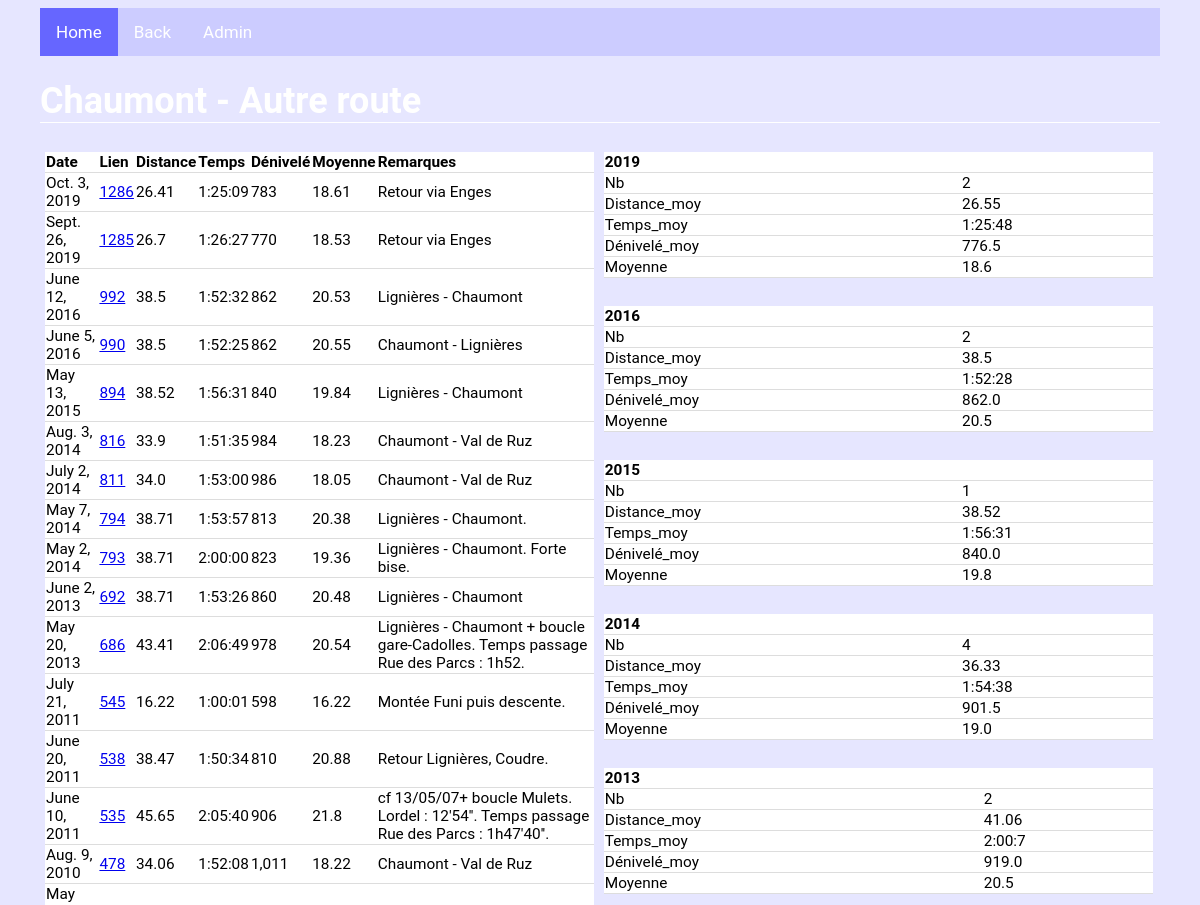
Before: /biketours/tours/47/ (upper part) with the older database file.
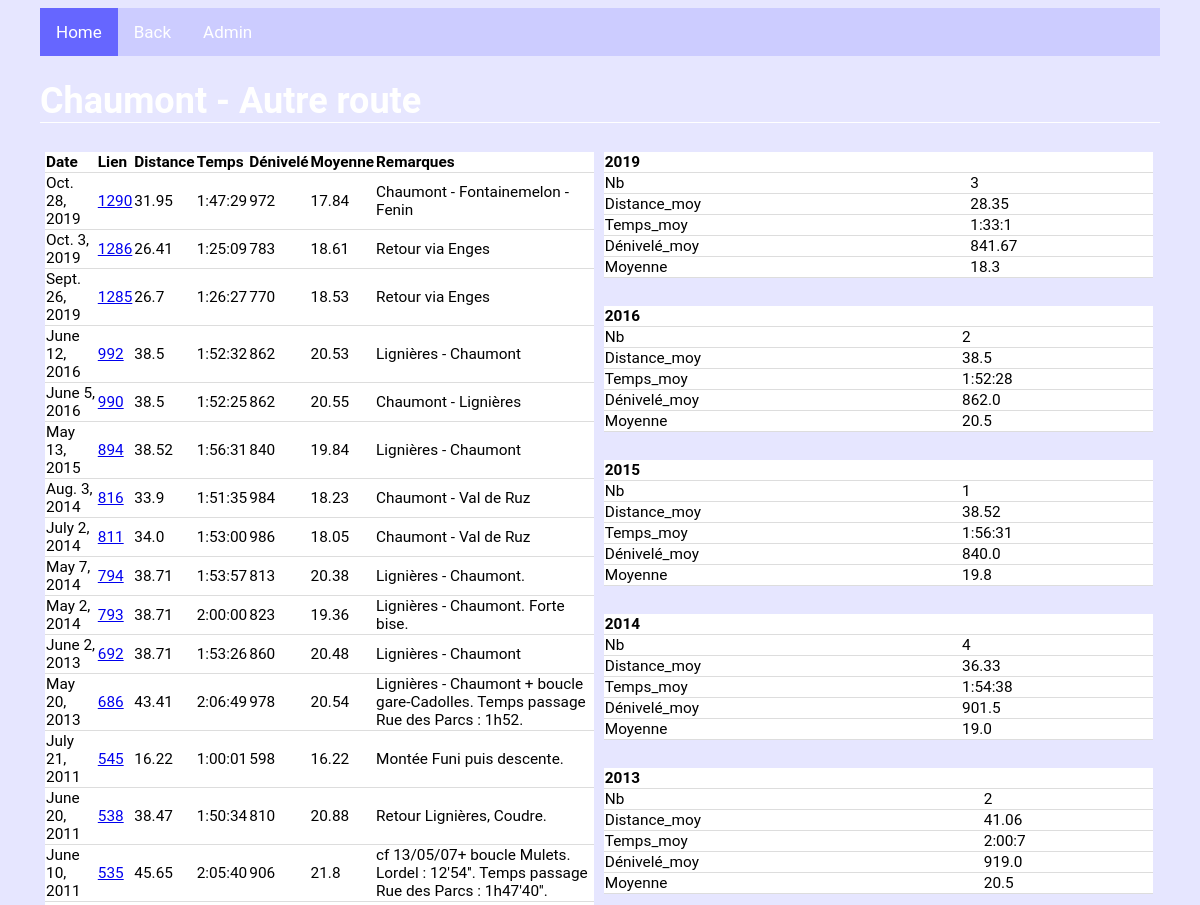
After: the same page with the newer database file.
### biketours/models.py (models this page shows, shortened)
class BikeTour(models.Model):
    Parcours = models.CharField(max_length=250, default=None)
    Variante = models.CharField(max_length=250, default=None, blank=True, null=True)
    But = models.ForeignKey(But, on_delete=models.CASCADE)
    Type = models.ForeignKey(Type, on_delete=models.CASCADE)
    Descriptif = models.CharField(max_length=1000, default=None, blank=True, null=True)
    Descr_part_1 = models.CharField(max_length=250, default=None, blank=True, null=True)
    Dist_part_1 = models.FloatField(default=None, blank=True, null=True)
    Deniv_part_1 = models.FloatField(default=None, blank=True, null=True)
    Descr_part_2 = models.CharField(max_length=250, default=None, blank=True, null=True)
    Dist_part_2 = models.FloatField(default=None, blank=True, null=True)
    Deniv_part_2 = models.FloatField(default=None, blank=True, null=True)
    Descr_part_3 = models.CharField(max_length=250, default=None, blank=True, null=True)
    Dist_part_3 = models.FloatField(default=None, blank=True, null=True)
    Deniv_part_3 = models.FloatField(default=None, blank=True, null=True)
    Descr_part_4 = models.CharField(max_length=250, default=None, blank=True, null=True)
    Dist_part_4 = models.FloatField(default=None, blank=True, null=True)
    Deniv_part_4 = models.FloatField(default=None, blank=True, null=True)
    Descr_part_5 = models.CharField(max_length=250, default=None, blank=True, null=True)
    Dist_part_5 = models.FloatField(default=None, blank=True, null=True)
    Deniv_part_5 = models.FloatField(default=None, blank=True, null=True)
    Descr_part_6 = models.CharField(max_length=250, default=None, blank=True, null=True)
    Dist_part_6 = models.FloatField(default=None, blank=True, null=True)
    Deniv_part_6 = models.FloatField(default=None, blank=True, null=True)
    Descr_part_7 = models.CharField(max_length=250, default=None, blank=True, null=True)
    Dist_part_7 = models.FloatField(default=None, blank=True, null=True)
    Deniv_part_7 = models.FloatField(default=None, blank=True, null=True)
    Descr_part_8 = models.CharField(max_length=250, default=None, blank=True, null=True)
    Dist_part_8 = models.FloatField(default=None, blank=True, null=True)
    Deniv_part_8 = models.FloatField(default=None, blank=True, null=True)
    Descr_part_9 = models.CharField(max_length=250, default=None, blank=True, null=True)
    Dist_part_9 = models.FloatField(default=None, blank=True, null=True)
    Deniv_part_9 = models.FloatField(default=None, blank=True, null=True)
    Descr_part_10 = models.CharField(max_length=250, default=None, blank=True, null=True)
    Dist_part_10 = models.FloatField(default=None, blank=True, null=True)
    Deniv_part_10 = models.FloatField(default=None, blank=True, null=True)
    def title(self):
        if self.Variante is None:
            return(self.Parcours)
        else :
            return(self.Parcours + " - " + self.Variante)

class Perfo(models.Model):
    Refparcours = models.ForeignKey(BikeTour, blank=True, null=True, on_delete=models.CASCADE)
    Date = models.DateField(default=None)
    Distance = models.FloatField(default=None)
    Temps = models.DurationField(default=None)
    Remarques = models.CharField(max_length=1000, default=None, blank=True, null=True)
    Dénivelé = models.FloatField(default=None, blank=True, null=True)
    Vitesse_max = models.FloatField(default=None, blank=True, null=True)
    FC_moy = models.FloatField(default=None, blank=True, null=True)
    FC_max = models.FloatField(default=None, blank=True, null=True)
    Temps_part_1 = models.DurationField(default=None, blank=True, null=True)
    Temps_part_2 = models.DurationField(default=None, blank=True, null=True)
    Temps_part_3 = models.DurationField(default=None, blank=True, null=True)
    Temps_part_4 = models.DurationField(default=None, blank=True, null=True)
    Temps_part_5 = models.DurationField(default=None, blank=True, null=True)
    Temps_part_6 = models.DurationField(default=None, blank=True, null=True)
    Temps_part_7 = models.DurationField(default=None, blank=True, null=True)
    Temps_part_8 = models.DurationField(default=None, blank=True, null=True)
    Temps_part_9 = models.DurationField(default=None, blank=True, null=True)
    Temps_part_10 = models.DurationField(default=None, blank=True, null=True)
    def moy(self):
        if (self.Distance is None or self.Temps is None) :
            vmoy=None
        else :
            vmoy=round(self.Distance/self.Temps.total_seconds()*3600,2)
        return(vmoy)

### biketours/views.py (the view)
# urls.py: re_path(r"^tours/(?P<tour_id>[0-9]+)/$", views.perf_tours, name="perf_tours"),
def perf_tours(request, tour_id):
    all_perf = Perfo.objects.filter(Refparcours=tour_id).order_by("-Date")
    tour = BikeTour.objects.get(pk=tour_id)
    perf_y=dict()
    for y in all_perf.dates("Date", "year", order="DESC") :
        perf_y[y.year] = agrperfo(all_perf.filter(Date__year=y.year), stat="avg")
    context = {"all_perf":all_perf,
               "perf_y":perf_y,
               "tour":tour}
    return render(request, "biketours/perfo.html" ,context)

### biketours/views.py (called while the page is built, shortened)
def fmt_dct(k, v):  # formatage des résultats agrégés (Nb, Distance_totale/moy, Temps_total/moy, Dénivelé_total/moy)
    if v is None:
        return(v)
    elif re.search("Nb", k) and v is not None:
        return(round(v,0))
    elif re.search("Moy", k) and v is not None:
        return(round(v,1))
    elif (re.search("Distance",k) or re.search("Dénivelé", k)) and v is not None:
        return(format(round(v,2), ","))
    elif re.search("Temps",k) and v is not None:
        s = v.total_seconds()
        hours = s // 3600
        minutes = (s % 3600) // 60
        seconds = s % 60
        return(str(int(hours))+ ":" + str(int(minutes)).zfill(2) + ":" + str(int(seconds))).zfill(2)

def v_moy(qset, suffix): # suffix à introduire manuellement (string)
    if (qset["Distance"+suffix] is None or qset["Temps"+suffix] is None) :
        vmoy=None
    else :
        vmoy=qset["Distance"+suffix]/qset["Temps"+suffix].total_seconds()*3600
    return(vmoy)

def agrperfo(qset, stat="sum", div=3): # calcul des résultats agrégés (perfo) + mise en forme
    if stat=="sum":
        res=qset.aggregate(Nb=Count("Distance"), Distance_tot=Sum("Distance"), Temps_tot=Sum("Temps"), Dénivelé_tot=Sum("Dénivelé"))
        res["Moyenne"]=v_moy(res, "_tot")
    if stat=="avg":
        res=qset.aggregate(Nb=Count("Distance"), Distance_moy=Avg("Distance"), Temps_moy=Avg("Temps"), Dénivelé_moy=Avg("Dénivelé"))
        res["Moyenne"]=v_moy(res, "_moy")
    res_form={k:fmt_dct(k, v) for k , v in res.items() }
    return(res_form)

### biketours/templates/biketours/perfo.html
{% extends 'biketours/base.html' %}
{% block content %}
{% load humanize %}
<h1> {{tour.title}} </h1>
{% if all_perf %}
<div class="row">
	<div class="col_2">
		<table>
			<tr>
				<th>Date</th>
				<th>Lien</th>
				<th>Distance</th>
				<th>Temps</th>
				<th>Dénivelé</th>
				<th>Moyenne</th>
				<th>Remarques</th>
			</tr>
			{% for n in all_perf %}
			<tr>
				<td>{{n.Date}}</td>
				<td><a href="./{{n.pk}}/">{{n.pk}} </a></td>
				<td>{{n.Distance}}</td>
				<td>{{n.Temps}}</td>
				<td>{{n.Dénivelé|floatformat|intcomma}}</td>
				<td>{{n.moy}}</td>
				<td>{{n.Remarques}}</td>
			</tr>
			{% endfor %}
		</table>
	</div>
	<div class="col_2">
		{% for k, v in perf_y.items %}
		<table>
			<tr>
				<th colspan="2">{{k}} </th>
			</tr>
				{% for a, b in v.items %}
				<tr>
					<td>{{a}} </td>
					<td>{{b}} </td>
				</tr>
				{% endfor %}
		</table>
		<br>
		{% endfor %}
	</div>
</div>
{% else %}
	<h1> C'est vide ? .... </h1>
{% endif %}
{% endblock %}

### biketours/templates/biketours/base.html (shortened to what this page needs)
{% load static %}
<link rel="stylesheet" type="text/css" href="{% static 'biketours/mystyle.css' %}">
<div class="topnav">
  <a class="active" href="/">Home</a>
  <a href="../">Back</a>
  <a href="../admin">Admin</a>
</div>
{% block content %}
{% endblock %}

### biketours/static/biketours/mystyle.css (style rules this page uses)
table { width: 100%; border-bottom: 1px solid #ddd; border-collapse: collapse; text-align: left; background-color: white; font-size:80%; table-layout: auto; }
th, td { border-bottom: 1px solid #ddd; border-collapse: collapse; text-align: left; background-color: white; font-size:80%; }
h1 { color: white; font-size:150%; border-bottom: 1px solid white; }
.col_2 { float:left; width:49%; padding:5px; }
.row:after { content:""; display:table; clear:both; }
.topnav { background-color: #ccccff; overflow: hidden; }
.topnav a { float: left; color: white; text-align: center; padding: 14px 16px; text-decoration: none; font-size: 17px; }
.topnav a.active { background-color: #6666ff; color: white; }

Changed rows visible on the page:
no longer on this page (row unchanged): Perfo: Date "Aug. 9, 2010", pk "478", Distance "34.06", Temps "1:52:08", Dénivelé "1,011", moy "18.22", Remarques "Chaumont - Val de Ruz"
added Perfo: Date "Oct. 28, 2019", pk "1290", Distance "31.95", Temps "1:47:29", Dénivelé "972", moy "17.84", Remarques "Chaumont - Fontainemelon - Fenin"
Other visible differences:
list line gone: "Nb 2 Distance_moy 26.55 Temps_moy 1:25:48 Dénivelé_moy 776.5 Moyenne 18.6"
new list line: "Nb 3 Distance_moy 28.35 Temps_moy 1:33:1 Dénivelé_moy 841.67 Moyenne 18.3"
